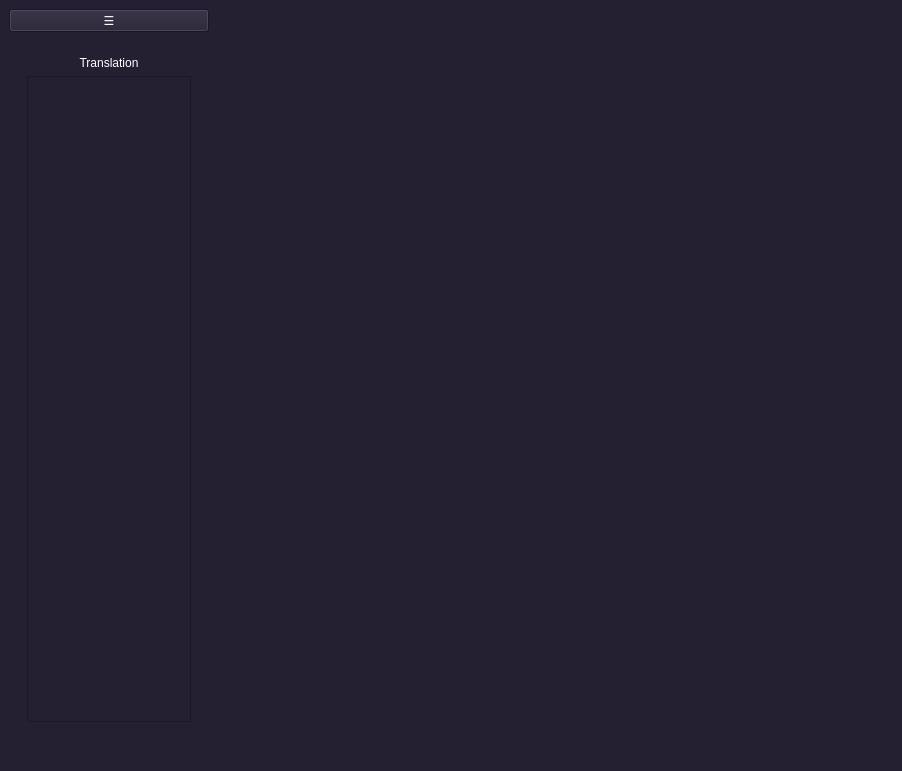
<?xml version="1.0" encoding="UTF-8"?>
<ui version="4.0">
 <class>MainWindow</class>
 <widget class="QMainWindow" name="MainWindow">
  <property name="geometry">
   <rect>
    <x>0</x>
    <y>0</y>
    <width>902</width>
    <height>771</height>
   </rect>
  </property>
  <property name="sizePolicy">
   <sizepolicy hsizetype="Expanding" vsizetype="Expanding">
    <horstretch>0</horstretch>
    <verstretch>0</verstretch>
   </sizepolicy>
  </property>
  <property name="windowTitle">
   <string>Bible</string>
  </property>
  <property name="styleSheet">
   <string notr="true">background-color: rgb(36, 31, 49);
color: rgb(255, 255, 255);</string>
  </property>
  <widget class="QWidget" name="centralwidget">
   <layout class="QGridLayout" name="gridLayout">
    <item row="0" column="0">
     <widget class="QPushButton" name="toggleButton">
      <property name="text">
       <string>☰</string>
      </property>
     </widget>
    </item>
    <item row="1" column="0">
     <widget class="QWidget" name="sidebarContainer" native="true">
      <property name="sizePolicy">
       <sizepolicy hsizetype="Preferred" vsizetype="Expanding">
        <horstretch>0</horstretch>
        <verstretch>0</verstretch>
       </sizepolicy>
      </property>
      <property name="maximumSize">
       <size>
        <width>200</width>
        <height>16777215</height>
       </size>
      </property>
      <layout class="QVBoxLayout" name="verticalLayout">
       <item>
        <widget class="QStackedWidget" name="stackedWidget">
         <property name="currentIndex">
          <number>0</number>
         </property>
         <widget class="QWidget" name="pageTranslations">
          <layout class="QVBoxLayout" name="verticalLayout_2">
           <item>
            <widget class="QLabel" name="label_translation">
             <property name="text">
              <string>Translation</string>
             </property>
             <property name="alignment">
              <set>Qt::AlignCenter</set>
             </property>
            </widget>
           </item>
           <item>
            <widget class="QListWidget" name="listTranslations"/>
           </item>
          </layout>
         </widget>
         <widget class="QWidget" name="pageBooks">
          <layout class="QVBoxLayout" name="verticalLayout_3">
           <item>
            <widget class="QLabel" name="label_book">
             <property name="text">
              <string>Book</string>
             </property>
             <property name="alignment">
              <set>Qt::AlignCenter</set>
             </property>
            </widget>
           </item>
           <item>
            <widget class="QListWidget" name="listBooks"/>
           </item>
          </layout>
         </widget>
         <widget class="QWidget" name="pageChapters">
          <layout class="QVBoxLayout" name="verticalLayout_4">
           <item>
            <widget class="QLabel" name="label">
             <property name="text">
              <string>Chapter</string>
             </property>
             <property name="alignment">
              <set>Qt::AlignCenter</set>
             </property>
            </widget>
           </item>
           <item>
            <widget class="QListWidget" name="listChapters"/>
           </item>
          </layout>
         </widget>
         <widget class="QWidget" name="pageVerses">
          <layout class="QVBoxLayout" name="verticalLayout_5">
           <item>
            <widget class="QLabel" name="label_2">
             <property name="text">
              <string>Verse</string>
             </property>
             <property name="alignment">
              <set>Qt::AlignCenter</set>
             </property>
            </widget>
           </item>
           <item>
            <widget class="QListWidget" name="listVerses"/>
           </item>
          </layout>
         </widget>
        </widget>
       </item>
      </layout>
     </widget>
    </item>
    <item row="1" column="1">
     <widget class="QLabel" name="textArea">
      <property name="text">
       <string/>
      </property>
     </widget>
    </item>
   </layout>
  </widget>
  <widget class="QMenuBar" name="menubar">
   <property name="geometry">
    <rect>
     <x>0</x>
     <y>0</y>
     <width>902</width>
     <height>22</height>
    </rect>
   </property>
  </widget>
  <widget class="QStatusBar" name="statusbar"/>
 </widget>
 <resources/>
 <connections/>
</ui>
